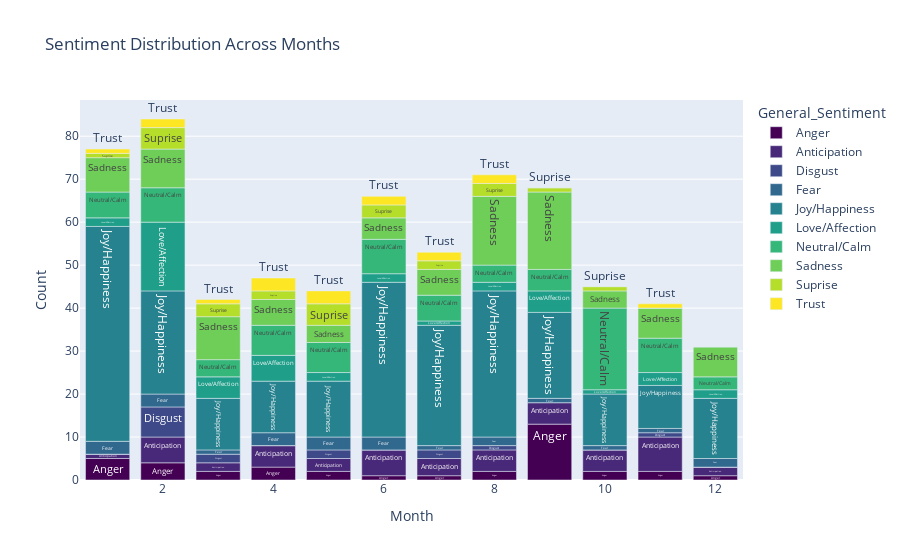

The cell this chart's notebook holds for it:
### Code cell
fig = px.bar(
    sentiment_melted,
    x='Month',
    y='value',
    color='General_Sentiment',
    title="Sentiment Distribution Across Months",
    labels={"value": "Count", "Month": "Month"},
    color_discrete_sequence=px.colors.sequential.Viridis,
    text='General_Sentiment'
)

fig.show()
#Generate a bar plot, where the x-axis represents the "Month" and the y-axis represents the count of sentiments. The bars are colored based on the "General_Sentiment" category, and the plot uses the Viridis color scheme.
#The `text='General_Sentiment'` option adds labels on each bar, showing the sentiment category.

### Figure 1 — Plotly figure (JSON) as saved in the notebook; plotly's stock layout.template omitted (floating-point values rounded to 4 significant figures)
{"data": [{"alignmentgroup": "True", "hovertemplate": "General_Sentiment=%{text}<br>Month=%{x}<br>Count=%{y}<extra></extra>", "legendgroup": "Anger", "marker": {"color": "#440154", "pattern": {"shape": ""}}, "name": "Anger", "offsetgroup": "Anger", "orientation": "v", "showlegend": true, "text": ["Anger", "Anger", "Anger", "Anger", "Anger", "Anger", "Anger", "Anger", "Anger", "Anger", "Anger", "Anger"], "textposition": "auto", "type": "bar", "x": [1, 2, 3, 4, 5, 6, 7, 8, 9, 10, 11, 12], "xaxis": "x", "y": [5, 4, 2, 3, 2, 1, 1, 2, 13, 2, 2, 1], "yaxis": "y"}, {"alignmentgroup": "True", "hovertemplate": "General_Sentiment=%{text}<br>Month=%{x}<br>Count=%{y}<extra></extra>", "legendgroup": "Anticipation", "marker": {"color": "#482878", "pattern": {"shape": ""}}, "name": "Anticipation", "offsetgroup": "Anticipation", "orientation": "v", "showlegend": true, "text": ["Anticipation", "Anticipation", "Anticipation", "Anticipation", "Anticipation", "Anticipation", "Anticipation", "Anticipation", "Anticipation", "Anticipation", "Anticipation", "Anticipation"], "textposition": "auto", "type": "bar", "x": [1, 2, 3, 4, 5, 6, 7, 8, 9, 10, 11, 12], "xaxis": "x", "y": [1, 6, 2, 5, 3, 6, 4, 5, 5, 5, 8, 2], "yaxis": "y"}, {"alignmentgroup": "True", "hovertemplate": "General_Sentiment=%{text}<br>Month=%{x}<br>Count=%{y}<extra></extra>", "legendgroup": "Disgust", "marker": {"color": "#3e4989", "pattern": {"shape": ""}}, "name": "Disgust", "offsetgroup": "Disgust", "orientation": "v", "showlegend": true, "text": ["Disgust", "Disgust", "Disgust", "Disgust", "Disgust", "Disgust", "Disgust", "Disgust", "Disgust", "Disgust", "Disgust", "Disgust"], "textposition": "auto", "type": "bar", "x": [1, 2, 3, 4, 5, 6, 7, 8, 9, 10, 11, 12], "xaxis": "x", "y": [0, 7, 2, 0, 2, 0, 2, 1, 0, 0, 1, 0], "yaxis": "y"}, {"alignmentgroup": "True", "hovertemplate": "General_Sentiment=%{text}<br>Month=%{x}<br>Count=%{y}<extra></extra>", "legendgroup": "Fear", "marker": {"color": "#31688e", "pattern": {"shape": ""}}, "name": "Fear", "offsetgroup": "Fear", "orientation": "v", "showlegend": true, "text": ["Fear", "Fear", "Fear", "Fear", "Fear", "Fear", "Fear", "Fear", "Fear", "Fear", "Fear", "Fear"], "textposition": "auto", "type": "bar", "x": [1, 2, 3, 4, 5, 6, 7, 8, 9, 10, 11, 12], "xaxis": "x", "y": [3, 3, 1, 3, 3, 3, 1, 2, 1, 1, 1, 2], "yaxis": "y"}, {"alignmentgroup": "True", "hovertemplate": "General_Sentiment=%{text}<br>Month=%{x}<br>Count=%{y}<extra></extra>", "legendgroup": "Joy/Happiness", "marker": {"color": "#26828e", "pattern": {"shape": ""}}, "name": "Joy/Happiness", "offsetgroup": "Joy/Happiness", "orientation": "v", "showlegend": true, "text": ["Joy/Happiness", "Joy/Happiness", "Joy/Happiness", "Joy/Happiness", "Joy/Happiness", "Joy/Happiness", "Joy/Happiness", "Joy/Happiness", "Joy/Happiness", "Joy/Happiness", "Joy/Happiness", "Joy/Happiness"], "textposition": "auto", "type": "bar", "x": [1, 2, 3, 4, 5, 6, 7, 8, 9, 10, 11, 12], "xaxis": "x", "y": [50, 24, 12, 12, 13, 36, 28, 34, 20, 12, 10, 14], "yaxis": "y"}, {"alignmentgroup": "True", "hovertemplate": "General_Sentiment=%{text}<br>Month=%{x}<br>Count=%{y}<extra></extra>", "legendgroup": "Love/Affection", "marker": {"color": "#1f9e89", "pattern": {"shape": ""}}, "name": "Love/Affection", "offsetgroup": "Love/Affection", "orientation": "v", "showlegend": true, "text": ["Love/Affection", "Love/Affection", "Love/Affection", "Love/Affection", "Love/Affection", "Love/Affection", "Love/Affection", "Love/Affection", "Love/Affection", "Love/Affection", "Love/Affection", "Love/Affection"], "textposition": "auto", "type": "bar", "x": [1, 2, 3, 4, 5, 6, 7, 8, 9, 10, 11, 12], "xaxis": "x", "y": [2, 16, 5, 6, 2, 2, 1, 2, 5, 1, 3, 2], "yaxis": "y"}, {"alignmentgroup": "True", "hovertemplate": "General_Sentiment=%{text}<br>Month=%{x}<br>Count=%{y}<extra></extra>", "legendgroup": "Neutral/Calm", "marker": {"color": "#35b779", "pattern": {"shape": ""}}, "name": "Neutral/Calm", "offsetgroup": "Neutral/Calm", "orientation": "v", "showlegend": true, "text": ["Neutral/Calm", "Neutral/Calm", "Neutral/Calm", "Neutral/Calm", "Neutral/Calm", "Neutral/Calm", "Neutral/Calm", "Neutral/Calm", "Neutral/Calm", "Neutral/Calm", "Neutral/Calm", "Neutral/Calm"], "textposition": "auto", "type": "bar", "x": [1, 2, 3, 4, 5, 6, 7, 8, 9, 10, 11, 12], "xaxis": "x", "y": [6, 8, 4, 7, 7, 8, 6, 4, 5, 19, 8, 3], "yaxis": "y"}, {"alignmentgroup": "True", "hovertemplate": "General_Sentiment=%{text}<br>Month=%{x}<br>Count=%{y}<extra></extra>", "legendgroup": "Sadness", "marker": {"color": "#6ece58", "pattern": {"shape": ""}}, "name": "Sadness", "offsetgroup": "Sadness", "orientation": "v", "showlegend": true, "text": ["Sadness", "Sadness", "Sadness", "Sadness", "Sadness", "Sadness", "Sadness", "Sadness", "Sadness", "Sadness", "Sadness", "Sadness"], "textposition": "auto", "type": "bar", "x": [1, 2, 3, 4, 5, 6, 7, 8, 9, 10, 11, 12], "xaxis": "x", "y": [8, 9, 10, 6, 4, 5, 6, 16, 18, 4, 7, 7], "yaxis": "y"}, {"alignmentgroup": "True", "hovertemplate": "General_Sentiment=%{text}<br>Month=%{x}<br>Count=%{y}<extra></extra>", "legendgroup": "Suprise", "marker": {"color": "#b5de2b", "pattern": {"shape": ""}}, "name": "Suprise", "offsetgroup": "Suprise", "orientation": "v", "showlegend": true, "text": ["Suprise", "Suprise", "Suprise", "Suprise", "Suprise", "Suprise", "Suprise", "Suprise", "Suprise", "Suprise", "Suprise", "Suprise"], "textposition": "auto", "type": "bar", "x": [1, 2, 3, 4, 5, 6, 7, 8, 9, 10, 11, 12], "xaxis": "x", "y": [1, 5, 3, 2, 5, 3, 2, 3, 1, 1, 0, 0], "yaxis": "y"}, {"alignmentgroup": "True", "hovertemplate": "General_Sentiment=%{text}<br>Month=%{x}<br>Count=%{y}<extra></extra>", "legendgroup": "Trust", "marker": {"color": "#fde725", "pattern": {"shape": ""}}, "name": "Trust", "offsetgroup": "Trust", "orientation": "v", "showlegend": true, "text": ["Trust", "Trust", "Trust", "Trust", "Trust", "Trust", "Trust", "Trust", "Trust", "Trust", "Trust", "Trust"], "textposition": "auto", "type": "bar", "x": [1, 2, 3, 4, 5, 6, 7, 8, 9, 10, 11, 12], "xaxis": "x", "y": [1, 2, 1, 3, 3, 2, 2, 2, 0, 0, 1, 0], "yaxis": "y"}], "layout": {"barmode": "relative", "legend": {"title": {"text": "General_Sentiment"}, "tracegroupgap": 0}, "title": {"text": "Sentiment Distribution Across Months"}, "xaxis": {"anchor": "y", "domain": [0, 1], "title": {"text": "Month"}}, "yaxis": {"anchor": "x", "domain": [0, 1], "title": {"text": "Count"}}}}
